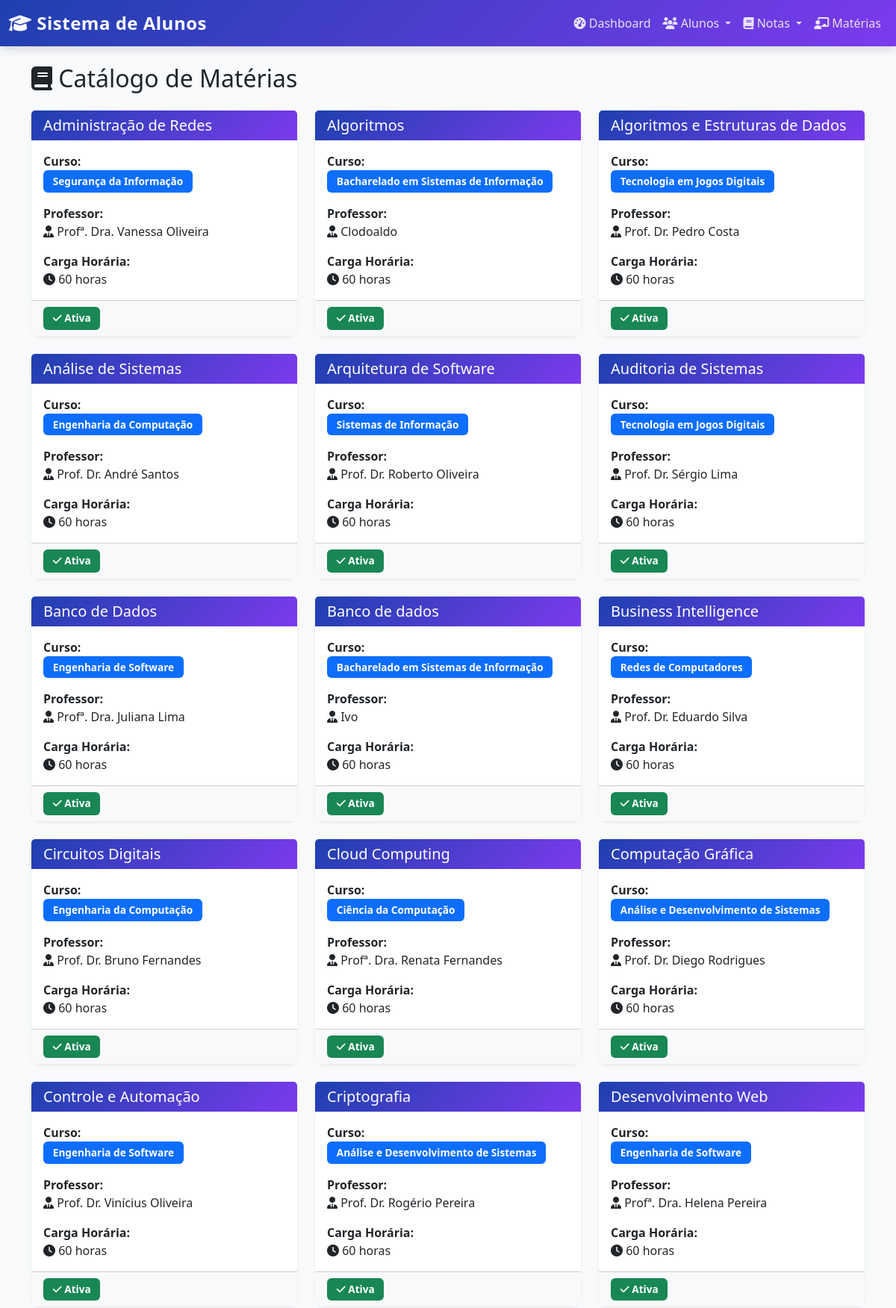
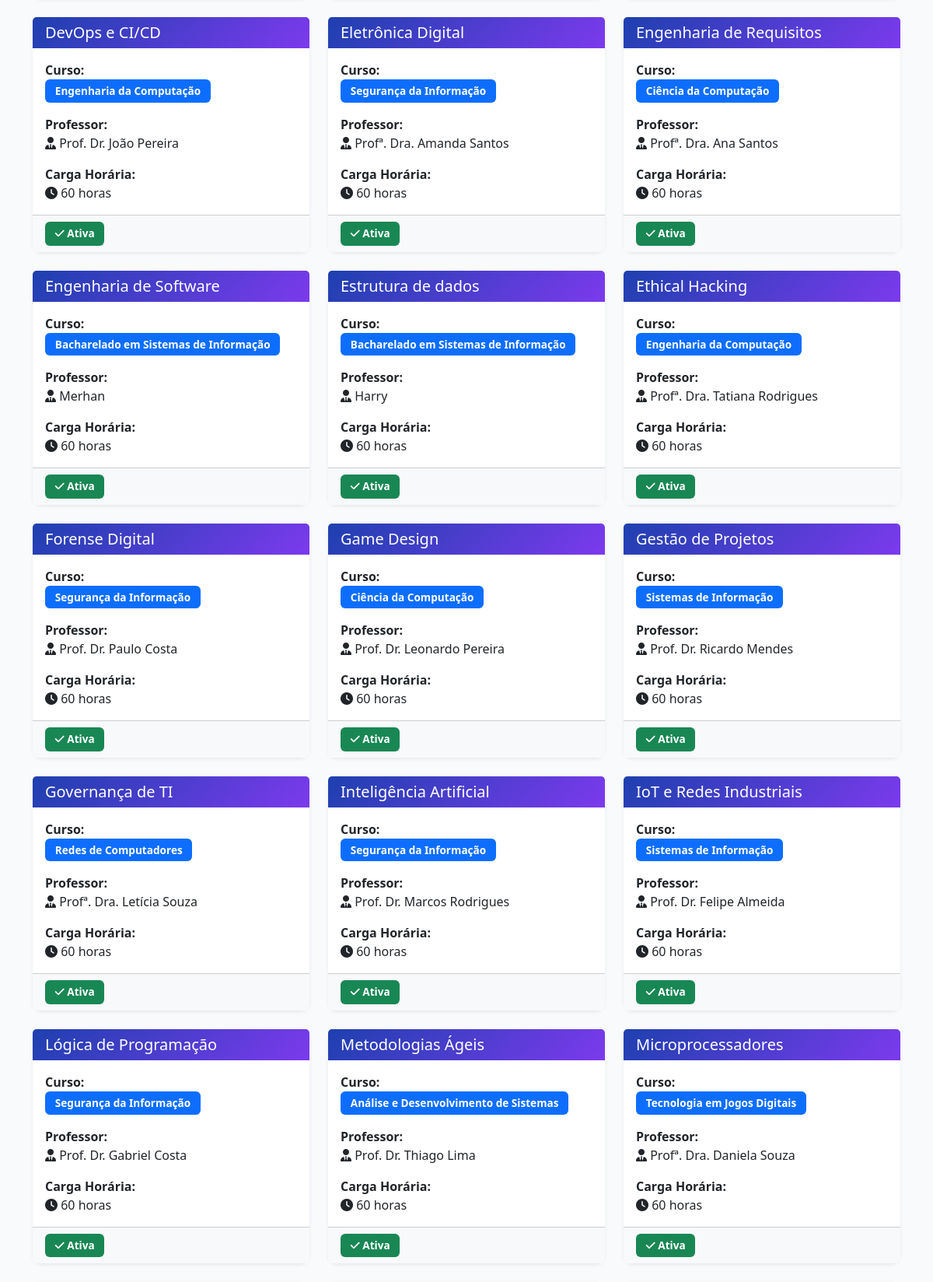
Screenshot of /materias/ (upper part) with the database file from the repository (2 pictures, top to bottom).
### alunos/models.py (models this page shows, shortened)
class Materia(models.Model):
    nome_materia = models.CharField(max_length=100)
    curso = models.ForeignKey(Curso, on_delete=models.CASCADE, related_name='materias')
    professor = models.CharField(max_length=100)
    carga_horaria = models.PositiveIntegerField(default=60, help_text="Carga horária em horas")
    ativo = models.BooleanField(default=True)
    class Meta:
        verbose_name = 'Matéria'
        verbose_name_plural = 'Matérias'
        unique_together = ['nome_materia', 'curso']

class Curso(models.Model):
    nome = models.CharField(max_length=100, unique=True)
    descricao = models.TextField(blank=True, null=True)
    ativo = models.BooleanField(default=True)
    class Meta:
        verbose_name = 'Curso'
        verbose_name_plural = 'Cursos'

### alunos/views.py (the view)
# urls.py: path('materias/', views.lista_materias, name='lista_materias'),
def lista_materias(request):
    materias = Materia.objects.filter(ativo=True).order_by('nome_materia')
    return render(request, 'alunos/lista_materias.html', {
        'materias': materias
    })

### alunos/templates/alunos/lista_materias.html (shortened to what this page needs)
{% extends 'base.html' %}
{% block content %}
<div class="mb-5">
    <h2 class="mb-4">
        <i class="fas fa-book"></i> Catálogo de Matérias
    </h2>
    {% if materias %}
        <div class="row">
            {% for materia in materias %}
            <div class="col-md-6 col-lg-4 mb-4">
                <div class="card h-100 shadow-sm" style="transition: all 0.3s ease;">
                    <div class="card-header" style="background: linear-gradient(135deg, #1e40af 0%, #7c3aed 100%);">
                        <h5 class="mb-0 text-white">{{ materia.nome_materia }}</h5>
                    </div>
                    <div class="card-body">
                        <p class="mb-3">
                            <strong>Curso:</strong><br>
                            <span class="badge bg-primary">{{ materia.curso.nome }}</span>
                        </p>
                        <p class="mb-3">
                            <strong>Professor:</strong><br>
                            <i class="fas fa-user-tie"></i> {{ materia.professor }}
                        </p>
                        <p class="mb-0">
                            <strong>Carga Horária:</strong><br>
                            <i class="fas fa-clock"></i> {{ materia.carga_horaria }} horas
                        </p>
                    </div>
                    <div class="card-footer bg-light">
                        {% if materia.ativo %}
                            <span class="badge bg-success"><i class="fas fa-check"></i> Ativa</span>
                        {% else %}
                            <span class="badge bg-danger"><i class="fas fa-times"></i> Inativa</span>
                        {% endif %}
                    </div>
                </div>
            </div>
            {% endfor %}
        </div>
    {% endif %}
</div>
{% endblock %}

### templates/base.html (style rules this page uses)
:root { --primary-color: #1e40af; --secondary-color: #7c3aed; --success-color: #059669; --danger-color: #b91c1c; --warning-color: #d97706; --info-color: #0369a1; --dark-bg: #111827; --light-bg: #f8fafc; }
* { margin: 0; padding: 0; box-sizing: border-box; }
body { background-color: var(--light-bg); font-family: 'Segoe UI', Tahoma, Geneva, Verdana, sans-serif; }
.card { border: none; border-radius: 12px; box-shadow: 0 4px 12px rgba(0, 0, 0, 0.08); transition: all 0.3s ease; }
.card-header { background: linear-gradient(135deg, var(--primary-color) 0%, var(--secondary-color) 100%); border-radius: 12px 12px 0 0; color: white; font-weight: 600; border: none; }
.badge { font-size: 0.85rem; padding: 0.5rem 0.8rem; border-radius: 6px; font-weight: 600; }

### rows the page displays
Materia: nome_materia "Administração de Redes", curso.nome "Segurança da Informação", professor "Profª. Dra. Vanessa Oliveira", carga_horaria "60", ativo True (drawn)
Materia: nome_materia "Algoritmos", curso.nome "Bacharelado em Sistemas de Informação", professor "Clodoaldo", carga_horaria "60", ativo True (drawn)
Materia: nome_materia "Algoritmos e Estruturas de Dados", curso.nome "Tecnologia em Jogos Digitais", professor "Prof. Dr. Pedro Costa", carga_horaria "60", ativo True (drawn)
Materia: nome_materia "Análise de Sistemas", curso.nome "Engenharia da Computação", professor "Prof. Dr. André Santos", carga_horaria "60", ativo True (drawn)
Materia: nome_materia "Arquitetura de Software", curso.nome "Sistemas de Informação", professor "Prof. Dr. Roberto Oliveira", carga_horaria "60", ativo True (drawn)
Materia: nome_materia "Auditoria de Sistemas", curso.nome "Tecnologia em Jogos Digitais", professor "Prof. Dr. Sérgio Lima", carga_horaria "60", ativo True (drawn)
Materia: nome_materia "Banco de Dados", curso.nome "Engenharia de Software", professor "Profª. Dra. Juliana Lima", carga_horaria "60", ativo True (drawn)
Materia: nome_materia "Banco de dados", curso.nome "Bacharelado em Sistemas de Informação", professor "Ivo", carga_horaria "60", ativo True (drawn)
Materia: nome_materia "Business Intelligence", curso.nome "Redes de Computadores", professor "Prof. Dr. Eduardo Silva", carga_horaria "60", ativo True (drawn)
Materia: nome_materia "Circuitos Digitais", curso.nome "Engenharia da Computação", professor "Prof. Dr. Bruno Fernandes", carga_horaria "60", ativo True (drawn)
Materia: nome_materia "Cloud Computing", curso.nome "Ciência da Computação", professor "Profª. Dra. Renata Fernandes", carga_horaria "60", ativo True (drawn)
Materia: nome_materia "Computação Gráfica", curso.nome "Análise e Desenvolvimento de Sistemas", professor "Prof. Dr. Diego Rodrigues", carga_horaria "60", ativo True (drawn)
Materia: nome_materia "Controle e Automação", curso.nome "Engenharia de Software", professor "Prof. Dr. Vinícius Oliveira", carga_horaria "60", ativo True (drawn)
Materia: nome_materia "Criptografia", curso.nome "Análise e Desenvolvimento de Sistemas", professor "Prof. Dr. Rogério Pereira", carga_horaria "60", ativo True (drawn)
Materia: nome_materia "Desenvolvimento Web", curso.nome "Engenharia de Software", professor "Profª. Dra. Helena Pereira", carga_horaria "60", ativo True (drawn)
Materia: nome_materia "DevOps e CI/CD", curso.nome "Engenharia da Computação", professor "Prof. Dr. João Pereira", carga_horaria "60", ativo True (drawn)
Materia: nome_materia "Eletrônica Digital", curso.nome "Segurança da Informação", professor "Profª. Dra. Amanda Santos", carga_horaria "60", ativo True (drawn)
Materia: nome_materia "Engenharia de Requisitos", curso.nome "Ciência da Computação", professor "Profª. Dra. Ana Santos", carga_horaria "60", ativo True (drawn)
Materia: nome_materia "Engenharia de Software", curso.nome "Bacharelado em Sistemas de Informação", professor "Merhan", carga_horaria "60", ativo True (drawn)
Materia: nome_materia "Estrutura de dados", curso.nome "Bacharelado em Sistemas de Informação", professor "Harry", carga_horaria "60", ativo True (drawn)
Materia: nome_materia "Ethical Hacking", curso.nome "Engenharia da Computação", professor "Profª. Dra. Tatiana Rodrigues", carga_horaria "60", ativo True (drawn)
Materia: nome_materia "Forense Digital", curso.nome "Segurança da Informação", professor "Prof. Dr. Paulo Costa", carga_horaria "60", ativo True (drawn)
Materia: nome_materia "Game Design", curso.nome "Ciência da Computação", professor "Prof. Dr. Leonardo Pereira", carga_horaria "60", ativo True (drawn)
Materia: nome_materia "Gestão de Projetos", curso.nome "Sistemas de Informação", professor "Prof. Dr. Ricardo Mendes", carga_horaria "60", ativo True (drawn)
Materia: nome_materia "Governança de TI", curso.nome "Redes de Computadores", professor "Profª. Dra. Letícia Souza", carga_horaria "60", ativo True (drawn)
Materia: nome_materia "Inteligência Artificial", curso.nome "Segurança da Informação", professor "Prof. Dr. Marcos Rodrigues", carga_horaria "60", ativo True (drawn)
Materia: nome_materia "IoT e Redes Industriais", curso.nome "Sistemas de Informação", professor "Prof. Dr. Felipe Almeida", carga_horaria "60", ativo True (drawn)
Materia: nome_materia "Lógica de Programação", curso.nome "Segurança da Informação", professor "Prof. Dr. Gabriel Costa", carga_horaria "60", ativo True (drawn)
Materia: nome_materia "Metodologias Ágeis", curso.nome "Análise e Desenvolvimento de Sistemas", professor "Prof. Dr. Thiago Lima", carga_horaria "60", ativo True (drawn)
Materia: nome_materia "Microprocessadores", curso.nome "Tecnologia em Jogos Digitais", professor "Profª. Dra. Daniela Souza", carga_horaria "60", ativo True (drawn)
